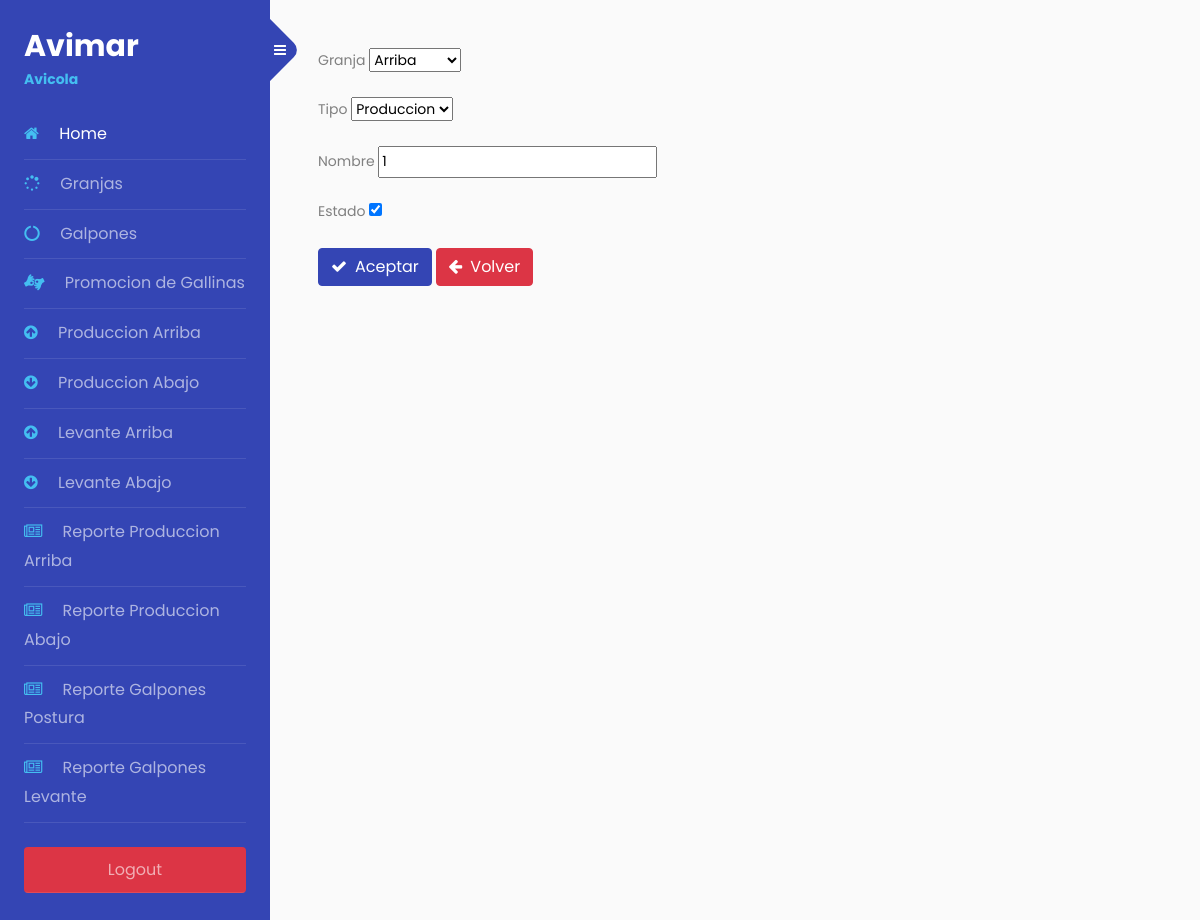
The app's page /shed/editar/1 (signed in) with its own data.
### sheds/models.py (models this page shows, shortened)
class Shed(models.Model):
    TYPE_CHOICES =[
        ('P', 'Produccion'),
        ('L', 'Levante')
    ]
    farm = models.ForeignKey(
        Farm,
        on_delete=models.CASCADE
    )
    type = models.CharField(
        max_length=2,
        choices= TYPE_CHOICES
    )
    name = models.IntegerField()
    is_active = models.BooleanField(
        default=True,
    )
    created = models.DateTimeField(
        auto_now_add=True,
    )
    updated = models.DateTimeField(
        auto_now=True,
    )
    class Meta:
        verbose_name = "Shed"
        verbose_name_plural = "Sheds"
        ordering = ('-type','farm')

### sheds/views.py (the view, shortened to what this page needs)
# urls.py: path('editar/<int:pk>', ShedActualizar.as_view(template_name = "shed/actualizar.html"), name='actualizar_shed'),
class ShedActualizar(LoginRequiredMixin,SuccessMessageMixin, UpdateView):
    model = Shed
    form = Shed
    fields = "__all__"
    success_message = 'Galpon Actualizado Correctamente !'

### farms/models.py (called while the page is built)
    def __str__(self):
        return self.name

### sheds/templates/shed/actualizar.html (shortened to what this page needs)
{% extends 'farm/base.html' %}
{% block content %}
{% load static %}
{% if 'sheds.change_shed' in user.get_all_permissions %}
<form method="post" enctype="multipart/form-data">
  <div class="form-group">
    <label for="farm" class="txt_negrita">Granja</label>
    {{ form.farm }}
  </div>
  <div class="form-group">
    <label for="type" class="txt_negrita">Tipo</label>
    {{ form.type }}
  </div>
  <div class="form-group">
    <label for="name" class="txt_negrita">Nombre</label>
    {{ form.name }}
  </div>
  <div class="form-group">
    <label for="is_active" class="txt_negrita">Estado</label>
    {{ form.is_active }}
  </div>
  <button type="submit" class="btn btn-primary"><span class="fa fa-check mr-2"></span>Aceptar</button>
  <a href="../" class="btn btn-danger"><span class="fa fa-arrow-left mr-2"></span>Volver</a>
</form>
{% endif %}
{% endblock %}

### records on screen
Shed: farm "Arriba", type "Produccion", name "1", is_active "☑"
